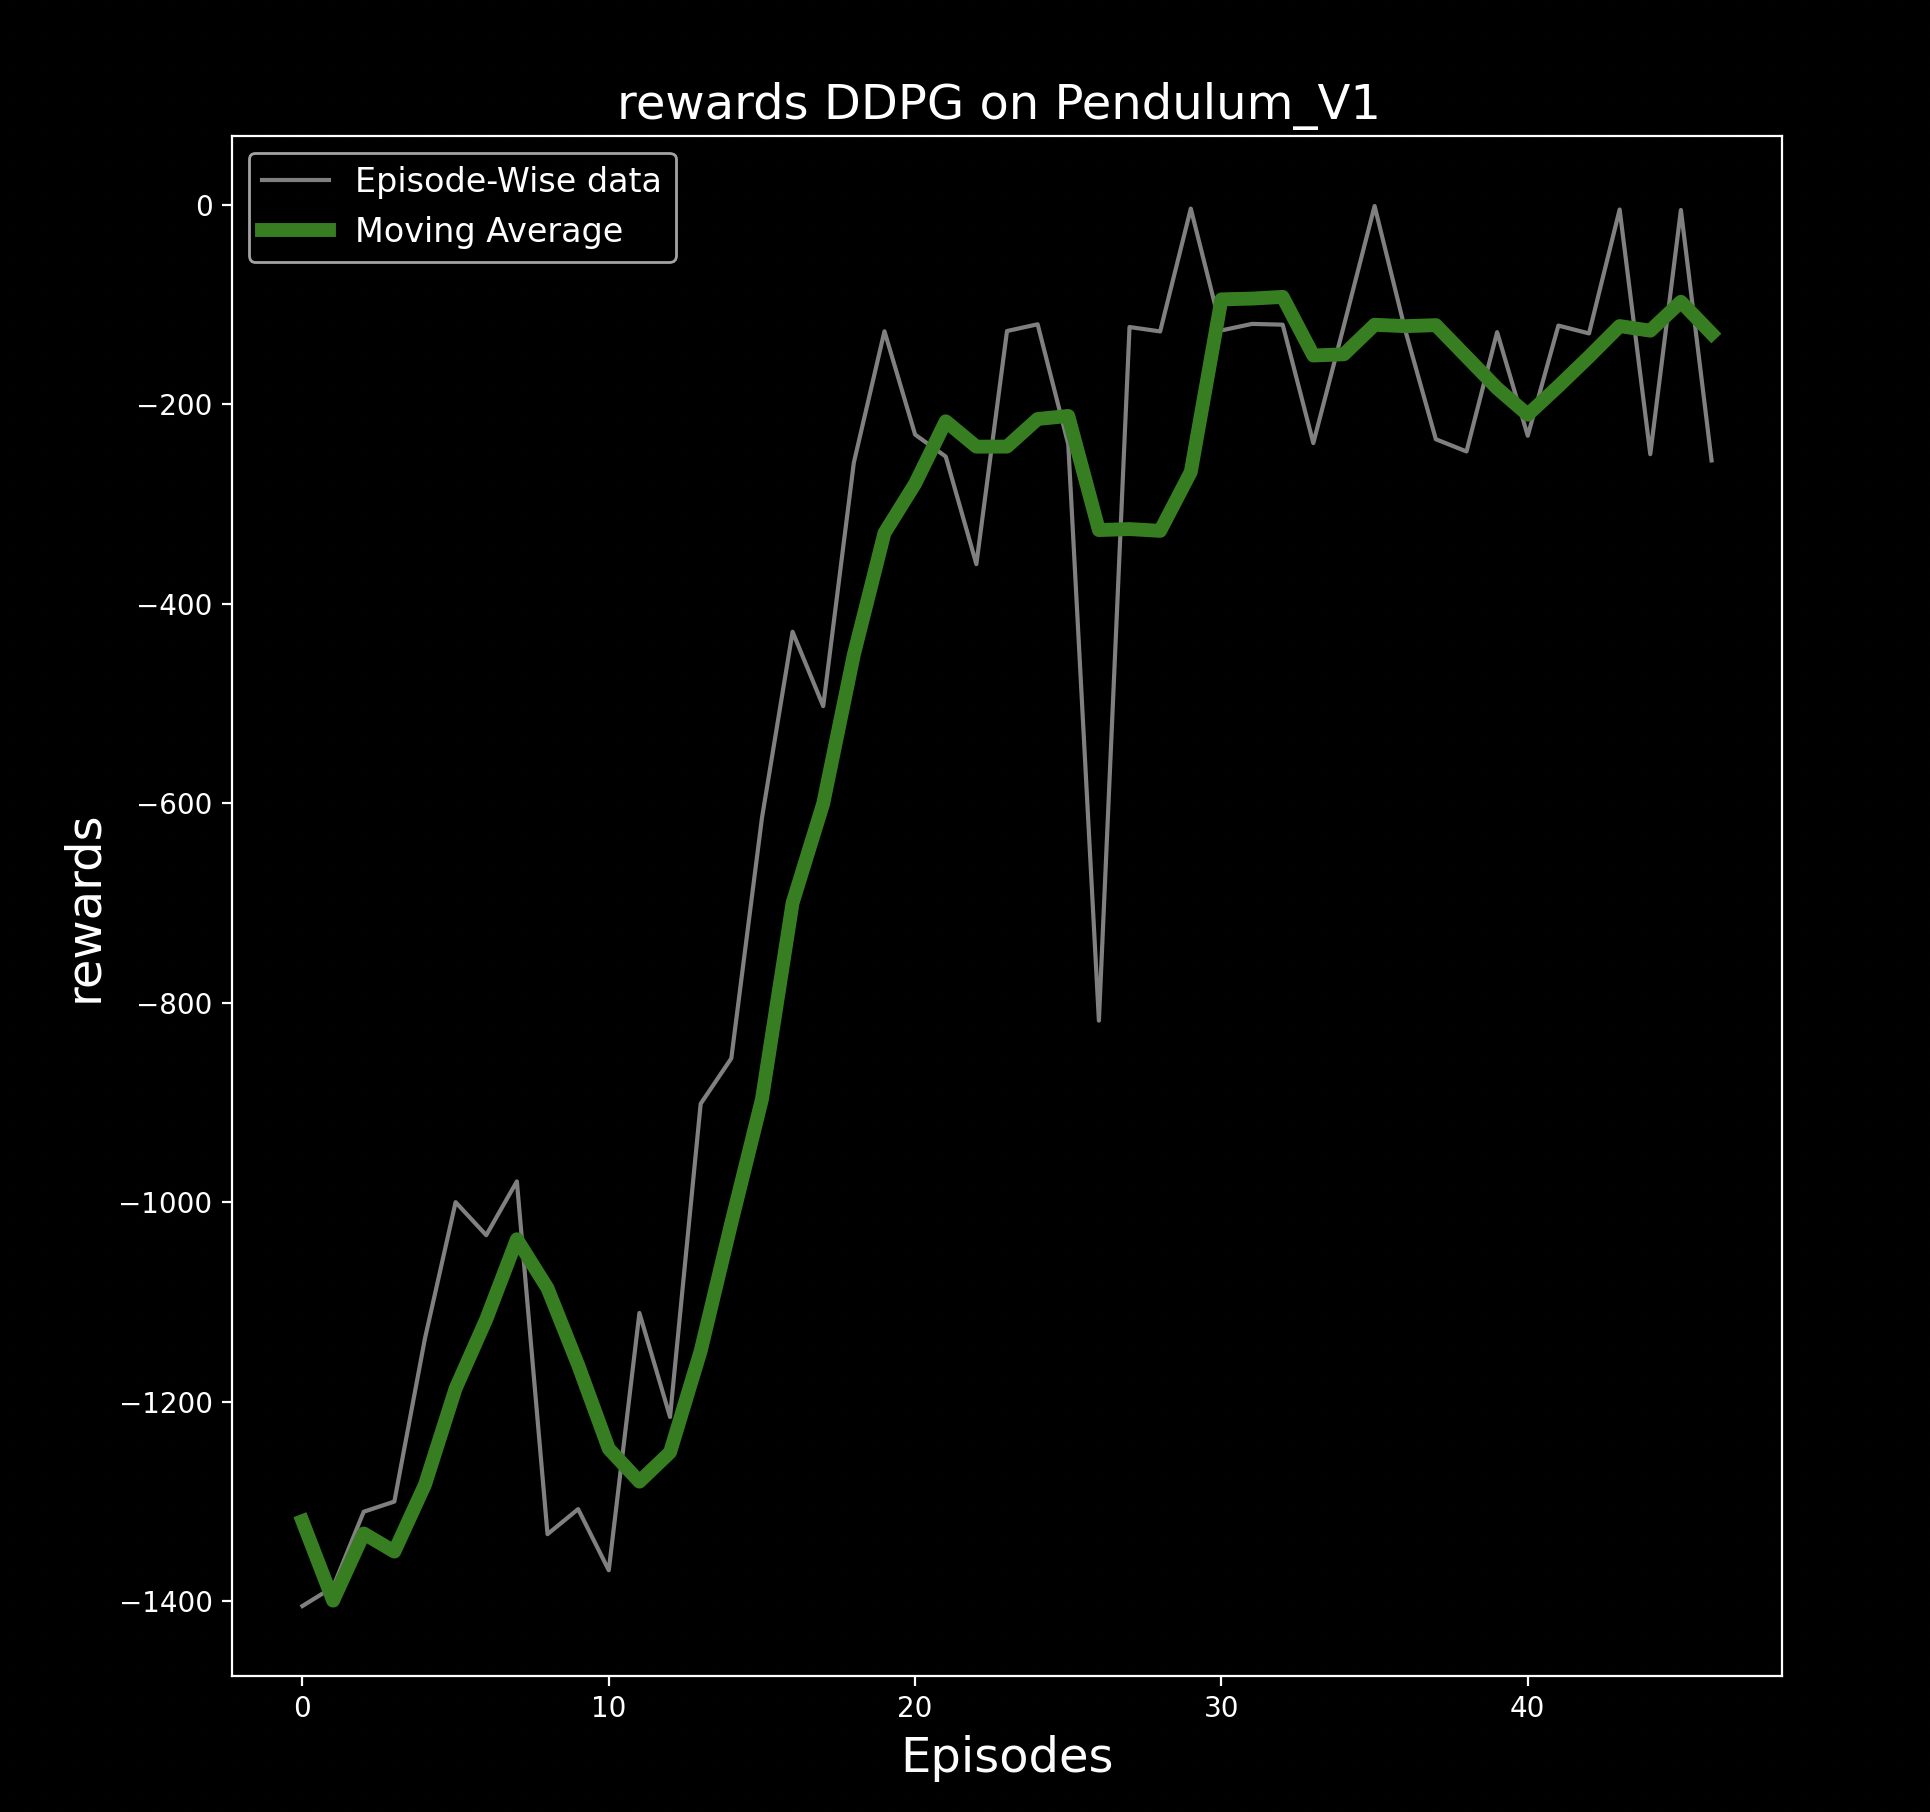

Python code for this plot:
import numpy as np
import torch
import torch.nn.functional as F
from collections import deque
import gymnasium as gym
import imageio
import matplotlib.pyplot as plt
from torch.nn import Linear, ReLU
import os
import subprocess

try:
    ffmpeg_path = subprocess.check_output(['which', 'ffmpeg']).decode().strip()
    os.environ['IMAGEIO_FFMPEG_EXE'] = ffmpeg_path
except:
    print("⚠️ Could not find ffmpeg automatically. Please install with: brew install ffmpeg")

class Actor(torch.nn.Module):
    def __init__(self, maxlen=100000):
        super(Actor, self).__init__()
        self.fc1 = Linear(3, 256)
        self.fc2 = Linear(256, 256)
        self.fc3 = Linear(256, 256)
        self.fc4 = Linear(256, 1)
        self.s_buffer = deque(maxlen=maxlen)
        self.a_buffer = deque(maxlen=maxlen)
        self.r_buffer = deque(maxlen=maxlen)
        self.next_s_buffer = deque(maxlen=maxlen)

    def forward(self, x):
        x = F.relu(self.fc1(x))
        x = F.relu(self.fc2(x))
        x = F.relu(self.fc3(x))
        action = 2 * torch.tanh(self.fc4(x))
        return action

    def bufferin(self, s, a, r, next_s):
        self.s_buffer.append(s)
        self.a_buffer.append(a)
        self.r_buffer.append(r)
        self.next_s_buffer.append(next_s)

    def sample(self, batch_size=64):
        indices = np.random.choice(range(len(self.a_buffer)), size=min(len(self.a_buffer), batch_size), replace=False)
        s_buffer = [self.s_buffer[i] for i in indices]
        a_buffer = [self.a_buffer[i] for i in indices]
        r_buffer = [self.r_buffer[i] for i in indices]
        next_s_buffer = [self.next_s_buffer[i] for i in indices]
        return a_buffer, s_buffer, r_buffer, next_s_buffer


class Critic(torch.nn.Module):
    def __init__(self):
        super(Critic, self).__init__()
        self.fc1 = Linear(4, 256)
        self.fc2 = Linear(256, 512)
        self.fc3 = Linear(512, 1)

    def forward(self, x, a):
        x = torch.cat([x, a], 1)
        x = F.relu(self.fc1(x))
        x = F.relu(self.fc2(x))
        Q = self.fc3(x)
        return Q


def evaluate(target_policy, device, final=False):
    target_policy.eval()
    env = NormalizedEnv(gym.make('Pendulum-v1'))
    reset_out = env.reset()
    s = reset_out[0] if isinstance(reset_out, tuple) else reset_out

    if final:
        result = []
        for episode in range(50):
            rewards = 0
            for step in range(200):
                action = target_policy.forward(torch.FloatTensor(s))
                step_out = env.step([action.detach()])
                if len(step_out) == 5:
                    s, reward, terminated, truncated, _ = step_out
                    done = terminated or truncated
                else:
                    s, reward, done, _ = step_out
                rewards += reward
                if done:
                    result.append(rewards)
                    reset_out = env.reset()
                    s = reset_out[0] if isinstance(reset_out, tuple) else reset_out
        return result
    else:
        result = []
        for episode in range(1):
            rewards = 0
            for step in range(200):
                action = target_policy.forward(torch.FloatTensor(s))
                step_out = env.step([float(action)])
                if len(step_out) == 5:
                    s, reward, terminated, truncated, _ = step_out
                    done = terminated or truncated
                else:
                    s, reward, done, _ = step_out
                rewards += reward
                if done:
                    result.append(rewards)
                    reset_out = env.reset()
                    s = reset_out[0] if isinstance(reset_out, tuple) else reset_out
        return result


def draw(steps, name):
    plt.style.use('dark_background')
    plt.figure(figsize=(10, 10))
    mid = []
    interval = 3
    for i in range(len(steps) - interval):
        mid.append(np.mean(steps[i:i + interval + 1]))
    plt.title(f'{name} DDPG on Pendulum_V1 ', fontsize='xx-large')
    plt.xlabel('Episodes', fontsize='xx-large')
    plt.ylabel(f'{name}', fontsize='xx-large')
    x_fit = list(range(len(steps) - interval))
    plt.plot(x_fit, steps[interval:], '-', c='gray', label='Episode-Wise data')
    plt.plot(mid, '-', c='green', linewidth=5, label='Moving Average')
    plt.legend(loc="best", prop={'size': 12})
    plt.show()


class NormalizedEnv(gym.ActionWrapper):
    """Wrap action"""

    def action(self, action):
        act_k = (self.action_space.high - self.action_space.low) / 2.
        act_b = (self.action_space.high + self.action_space.low) / 2.
        return act_k * action + act_b

    def reverse_action(self, action):
        act_k_inv = 2. / (self.action_space.high - self.action_space.low)
        act_b = (self.action_space.high + self.action_space.low) / 2.
        return act_k_inv * (action - act_b)


class Ornstein_Uhlenbeck_Process:
    def __init__(self, dt=0.3):
        self.theta = 0.15
        self.sigma = 0.2
        self.dt = dt
        self.x = 0

    def step(self):
        dW = self.dt ** 2 * np.random.normal()
        dx = -self.theta * self.x * self.dt + self.sigma * dW
        self.x += dx
        return self.x

def record_video(policy, filename="pendulum_ddpg.mp4", steps=200):
    print("Recording Video")
    env = gym.make('Pendulum-v1', render_mode='rgb_array')
    reset_out = env.reset()
    s = reset_out[0] if isinstance(reset_out, tuple) else reset_out

    frames = []
    for _ in range(steps):
        # Render a frame
        frame = env.render()
        frames.append(frame)

        # Get action from policy
        with torch.no_grad():
            action = policy(torch.FloatTensor(s)).detach().numpy()

        # Take step
        step_out = env.step(action)
        if len(step_out) == 5:
            s, reward, terminated, truncated, _ = step_out
            done = terminated or truncated
        else:
            s, reward, done, _ = step_out

        if done:
            reset_out = env.reset()
            s = reset_out[0] if isinstance(reset_out, tuple) else reset_out

    env.close()
    
    # Save video using imageio with ffmpeg writer
    try:
        imageio.mimsave(filename, frames, fps=30, codec='libx264')
        print(f"🎥 Video saved as '{filename}'")
    except Exception as e:
        print(f"⚠️ Could not save video: {e}")
        print("Try installing ffmpeg with: brew install ffmpeg")
        print("Or set manually: export IMAGEIO_FFMPEG_EXE=/path/to/ffmpeg")

def main():
    gamma = 0.99
    tau = 0.01
    steps = []
    device = 'cpu'
    actor = Actor().to(device)
    actor_optimizer = torch.optim.Adam(actor.parameters(), lr=1e-4)
    target_actor = Actor().to(device)
    critic = Critic().to(device)
    critic_optimizer = torch.optim.Adam(critic.parameters(), lr=1e-3)
    target_critic = Critic().to(device)

    for target_param, param in zip(target_actor.parameters(), actor.parameters()):
        target_param.data.copy_(param.data)
    for target_param, param in zip(target_critic.parameters(), critic.parameters()):
        target_param.data.copy_(param.data)

    env = gym.make('Pendulum-v1',render_mode='human')
    reset_out = env.reset()
    s = reset_out[0] if isinstance(reset_out, tuple) else reset_out

    A_loss = []
    C_loss = []
    actor.train()
    critic.train()

    for episode in range(50):
        rewards = 0
        random_process = Ornstein_Uhlenbeck_Process(dt=0.1)
        for step in range(250):

            # LINE 1 Select Action
            action = (actor.forward(torch.FloatTensor(s)) + random_process.step())

            # LINE 2 Execute and Observe
            step_out = env.step(action.detach().numpy())
            if len(step_out) == 5:
                next_s, reward, terminated, truncated, _ = step_out
                done = terminated or truncated
            else:
                next_s, reward, done, _ = step_out

            # LINE 3 Store
            actor.bufferin(s, action, reward, next_s)

            s = next_s
            rewards += reward

            if len(actor.a_buffer) > 180:
                # LINE 4 SAMPLE a minibatch
                a_buffer, s_buffer, r_buffer, next_s_buffer = actor.sample()
                a_buffer = torch.FloatTensor(a_buffer).view(-1, 1)
                s_buffer = torch.FloatTensor(s_buffer).view(-1, 3)
                r_buffer = torch.FloatTensor(r_buffer).view(-1, 1)
                next_s_buffer = torch.FloatTensor(next_s_buffer).view(-1, 3)

                # LINE 5 Set y = r + gamma * next Q
                next_a = target_actor(next_s_buffer.to(device))
                next_Q = target_critic(next_s_buffer.to(device), next_a.to(device))
                y = r_buffer.to(device) + gamma * next_Q

                # LINE 7 Update actor
                true_a = actor(s_buffer.to(device))
                actor_loss_total = critic.forward(s_buffer.to(device), true_a.to(device))
                actor_loss = -actor_loss_total.mean()
                actor.zero_grad()
                actor_loss.backward()
                actor_optimizer.step()

                # LINE 6 Update critic
                Q = critic(s_buffer.to(device), a_buffer.float().to(device))
                critic_loss = F.mse_loss(Q, y.detach())
                critic_optimizer.zero_grad()
                critic_loss.backward()
                critic_optimizer.step()

                A_loss.append(actor_loss.item())
                C_loss.append(critic_loss.item())

                # LINE 8 Update target networks
                for target_param, param in zip(target_actor.parameters(), actor.parameters()):
                    target_param.data.copy_(tau * param.data + (1.0 - tau) * target_param.data)
                for target_param, param in zip(target_critic.parameters(), critic.parameters()):
                    target_param.data.copy_(tau * param.data + (1.0 - tau) * target_param.data)

            if done:
                reset_out = env.reset()
                s = reset_out[0] if isinstance(reset_out, tuple) else reset_out
                steps.append(rewards)
                print(f'Episode {episode}, Total Reward: {steps[-1]}')
                break

    record_video(target_actor, "pendulum_ddpg.mp4", steps=200)
    draw(steps, 'rewards')
    draw(A_loss, 'A_loss')
    draw(C_loss, 'C_loss')
    hist = evaluate(target_actor, device, final=True)
    draw(hist, 'eval')


if __name__ == '__main__':
    main()
